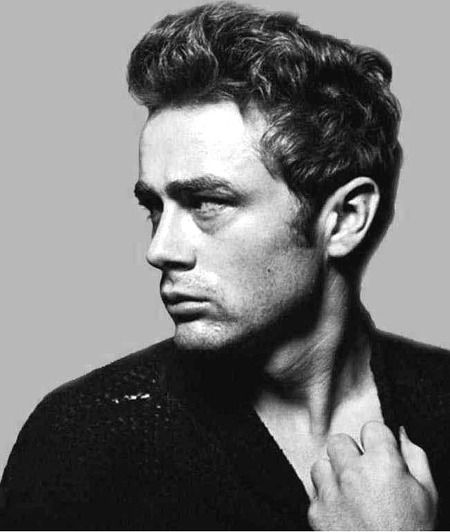
#> input picture images/dean.jpg, 450 x 532 px
$ python translation.py --image ../images/dean.jpg
#> lines starting #> are read from the running program, lines starting #| are printed output that depends on the picture
import numpy as np
import argparse
import imutils
import cv2

ap = argparse.ArgumentParser()
ap.add_argument("-i", "--image", required=True, help="Path to the image")
args = vars(ap.parse_args())

image = cv2.imread(args["image"])
#> image is the input picture: shape (532, 450, 3); min 0, max 255, mean 118
cv2.imshow("Original", image)
cv2.waitKey(0)

M = np.float32([[1,0,25], [0,1,50]])
shifted = cv2.warpAffine(image, M, (image.shape[1], image.shape[0]))
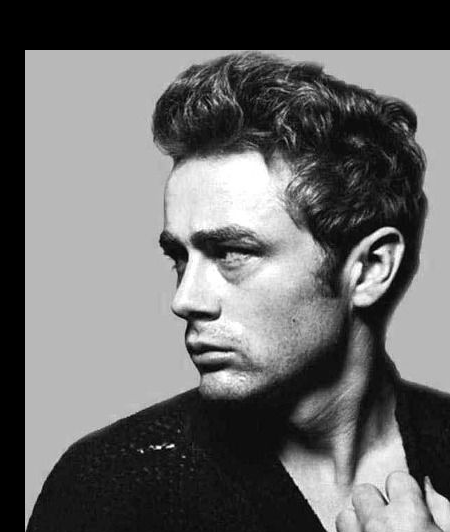
#> shifted: shape (532, 450, 3); min 0, max 255, mean 105.2
cv2.imshow("Shifted Down and Right", shifted)
cv2.waitKey(0)

M = np.float32([[1,0,-50], [0,1,-90]])
shifted = cv2.warpAffine(image, M, (image.shape[1], image.shape[0]))
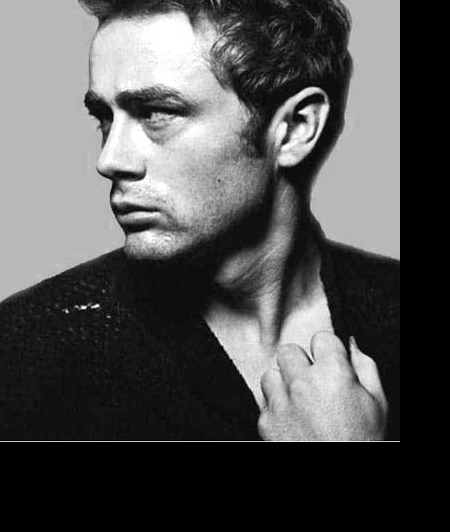
#> shifted: shape (532, 450, 3); min 0, max 255, mean 82.9
cv2.imshow("Shifted Up and Left", shifted)
cv2.waitKey(0)

shifted = imutils.translate(image,0,100)
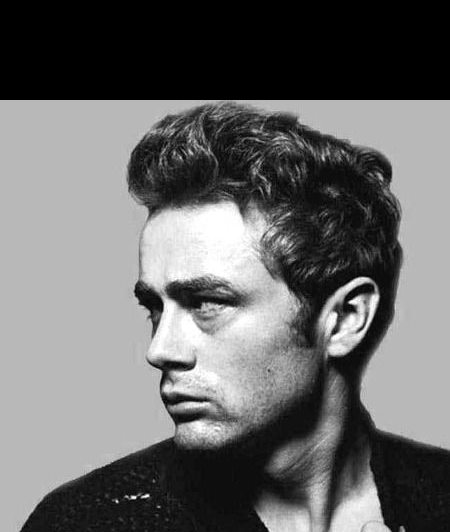
#> shifted: shape (532, 450, 3); min 0, max 255, mean 105.1
cv2.imshow("Shifted Down", shifted)
cv2.waitKey(0)
